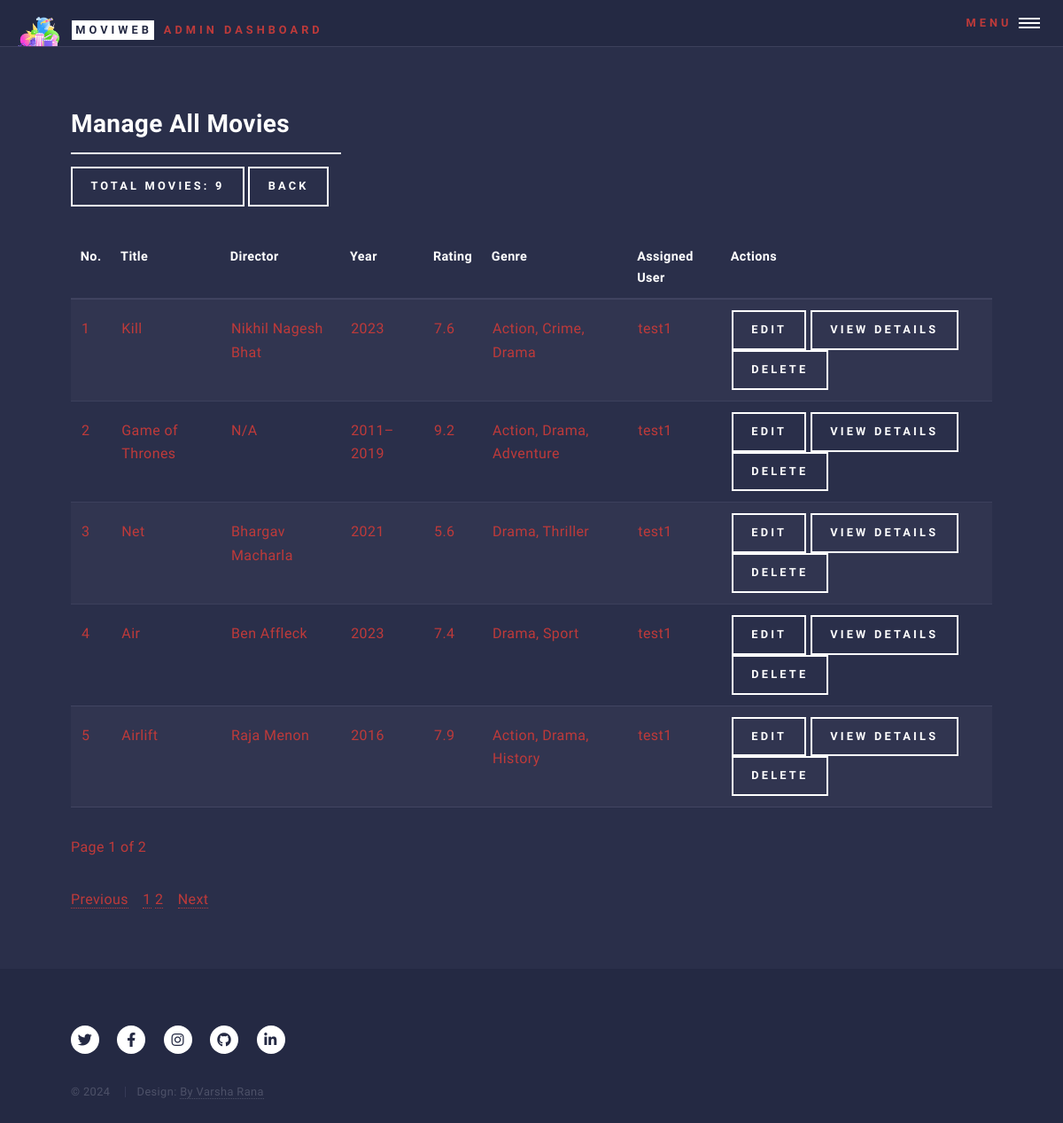
The page /admin/manage_all_movies (signed in) on the database its author committed.
### models.py (models this page shows, shortened)
class Movie(db.Model):
    __tablename__ = 'movie'
    id = db.Column(db.Integer, primary_key=True)
    title = db.Column(db.String(100), nullable=False)
    year = db.Column(db.Integer, nullable=False)
    rating = db.Column(db.Float, nullable=False)
    poster = db.Column(db.String(255))  # Optional field to store movie posters
    plot = db.Column(db.Text)  # Optional field to store the plot
    imdbID = db.Column(db.String(255), nullable=True)  # IMDb ID or link
    trailer = db.Column(db.String(255), nullable=True)  # New field to store YouTube trailer URL
    user_id = db.Column(db.Integer, db.ForeignKey('user.id'))
    admin_id = db.Column(db.Integer, db.ForeignKey('admin.id'))
    director_id = db.Column(db.Integer, db.ForeignKey('director.id'), nullable=False)  # Foreign key to Director
    genres = db.relationship('Genre', secondary=movie_genre, backref='movies')
    favorites = db.relationship('Favorite', back_populates='movie', lazy=True)  # Add this line

class Director(db.Model):
    __tablename__ = 'director'
    id = db.Column(db.Integer, primary_key=True)
    name = db.Column(db.String(100), nullable=False, unique=True)
    movies = db.relationship('Movie', backref='director', lazy=True)

class Genre(db.Model):
    __tablename__ = 'genre'
    id = db.Column(db.Integer, primary_key=True)
    name = db.Column(db.String(50), unique=True, nullable=False)

class User(db.Model):
    __tablename__ = 'user'
    id = db.Column(db.Integer, primary_key=True)
    name = db.Column(db.String(100), nullable=False)
    email = db.Column(db.String(120), unique=True, nullable=False)
    password = db.Column(db.String(200), nullable=False)
    gender = db.Column(db.String(10), nullable=True)  # Optional field for gender
    profile_picture = db.Column(db.String(200), nullable=True)  # Optional field for profile picture URL
    password_update_date = db.Column(db.DateTime, nullable=True)
    join_date = db.Column(db.DateTime, default=db.func.current_timestamp())
    movies = db.relationship('Movie', backref='user', lazy=True)
    favorites = db.relationship('Favorite', back_populates='user', lazy=True)
    admin_id = db.Column(db.Integer, db.ForeignKey('admin.id'), nullable=True)

### controllers/admin_controllers/admin_controller_for_manage_all_movies.py (the view)
def manage_all_movies():
    if not admin_logged_in():
        return handle_not_logged_in()
    admin = admin_logged_in()
    if admin is None:
        return handle_invalid_admin()  # Handle case where admin is not logged in
    total_num_movies = Movie.query.count()
    page = request.args.get('page', 1, type=int)
    per_page = 5
    movies = Movie.query.paginate(page=page, per_page=per_page)
    if request.headers.get('X-Requested-With') == 'XMLHttpRequest':
        return render_template('partials/manage_all_movies_content.html',
                               total_num_movies=total_num_movies,
                               all_movies=movies)  # Ensure consistent naming
    return render_template('manage_all_movies.html',
                           movies=movies,
                           admin=admin,
                           total_num_movies=total_num_movies)

### controllers/common_fun.py (called while the page is built)
def admin_logged_in():
    admin_id = session.get('admin_id')
    if admin_id:
        return Admin.query.get(admin_id)  # This should return the Admin object or None
    return None

### templates/admin/manage_all_movies.html (shortened to what this page needs)
<!DOCTYPE HTML>
<html>
<head>
    <link rel="stylesheet" href="../../static/css/main.css"/>
</head>
<body class="is-preload">
<div id="wrapper">
    <header id="header" class="alt">
        {% include 'partials/admin_header.html' %}
    </header>
    <div id="main">
        <section id="all-movies">
            <div class="inner">
                <header class="major">
                    <h2>Manage All Movies</h2>
                    <label class="button">Total Movies: {{ total_num_movies }}</label>
                    <a href="{{ url_for('admin_bp.manage_movies') }}" class="button">Back</a>
                </header>
                {% include 'partials/manage_all_movies_content.html' %}
            </div>
        </section>
    </div>
    <footer id="footer">
        {% include 'partials/movie_web_app_footer.html' %}
    </footer>
</div>
</body>
</html>

### templates/partials/manage_all_movies_content.html (shortened to what this page needs)
<div id="movie-table-container">
    <table id="movie-table">
        <thead>
        <tr>
            <th>No.</th>
            <th>Title</th>
            <th>Director</th>
            <th>Year</th>
            <th>Rating</th>
            <th>Genre</th>
            <th>Assigned User</th>
            <th>Actions</th>
        </tr>
        </thead>
        <tbody>
        {% set start_no = (movies.page - 1) * movies.per_page + 1 %}
        {% for movie in movies.items %}
        <tr>
            <td>{{ start_no + loop.index0 }}</td>
            <td>{{ movie.title }}</td>
            <td>{{ movie.director.name }}</td>
            <td>{{ movie.year }}</td>
            <td>{{ movie.rating }}</td>
            <td>
                {% for genre in movie.genres %}
                {{ genre.name }}{% if not loop.last %}, {% endif %}
                {% endfor %}
            </td>
            <td>{{ movie.user.name if movie.user else 'None' }}</td>
            <td>
                <a href="{{ url_for('admin_bp.edit_movie', movie_id=movie.id) }}" class="button">Edit</a>
                <a href="{{ url_for('admin_bp.view_movie_details', movie_id=movie.id) }}" class="button">
                    View Details
                </a>
                <form action="{{ url_for('admin_bp.delete_any_movie', movie_id=movie.id) }}" method="post" onsubmit="return confirmDeletion()" style="display:inline;">
                    <input type="submit" value="Delete" class="button"/>
                </form>
            </td>
        </tr>
        {% endfor %}
        </tbody>
    </table>
    <p>Page {{ movies.page }} of {{ movies.pages }}</p>
</div>
<div id="pagination-container-manage-all-movies">
    <nav aria-label="Page navigation">
        <ul class="pagination">
            {% if movies.has_prev %}
            <li class="page-item">
                <a class="page-link" href="{{ url_for('admin_bp.manage_all_movies', page=movies.prev_num) }}">Previous</a>
            </li>
            {% else %}
            <li class="page-item disabled">
                <a class="page-link" href="#">Previous</a>
            </li>
            {% endif %}
            {% for page_num in movies.iter_pages() %}
            {% if page_num %}
            <li class="page-item {% if page_num == movies.page %}active{% endif %}">
                <a class="page-link" href="{{ url_for('admin_bp.manage_all_movies', page=page_num) }}">{{ page_num }}</a>
            </li>
            {% else %}
            <li class="page-item disabled">
                <a class="page-link" href="#">...</a>
            </li>
            {% endif %}
            {% endfor %}
            {% if movies.has_next %}
            <li class="page-item">
                <a class="page-link" href="{{ url_for('admin_bp.manage_all_movies', page=movies.next_num) }}">Next</a>
            </li>
            {% else %}
            <li class="page-item disabled">
                <a class="page-link" href="#">Next</a>
            </li>
            {% endif %}
        </ul>
    </nav>
</div>

### rows shown on the page
Movie: index0 "1", title "Kill", director.name "Nikhil Nagesh Bhat", year "2023", rating "7.6", user "test1"
Genre: name "Action"
Genre: name "Crime"
Genre: name "Drama"
Movie: index0 "2", title "Game of Thrones", director.name "N/A", year "2011–2019", rating "9.2", user "test1"
Genre: name "Adventure"
Movie: index0 "3", title "Net", director.name "Bhargav Macharla", year "2021", rating "5.6", user "test1"
Genre: name "Thriller"
Movie: index0 "4", title "Air", director.name "Ben Affleck", year "2023", rating "7.4", user "test1"
Genre: name "Sport"
Movie: index0 "5", title "Airlift", director.name "Raja Menon", year "2016", rating "7.9", user "test1"
Genre: name "History"

### other values the page prints
{{ total_num_movies }} "9"
{{ movies.page }} "1"
{{ movies.pages }} "2"
{{ page_num }} "1" "2"
